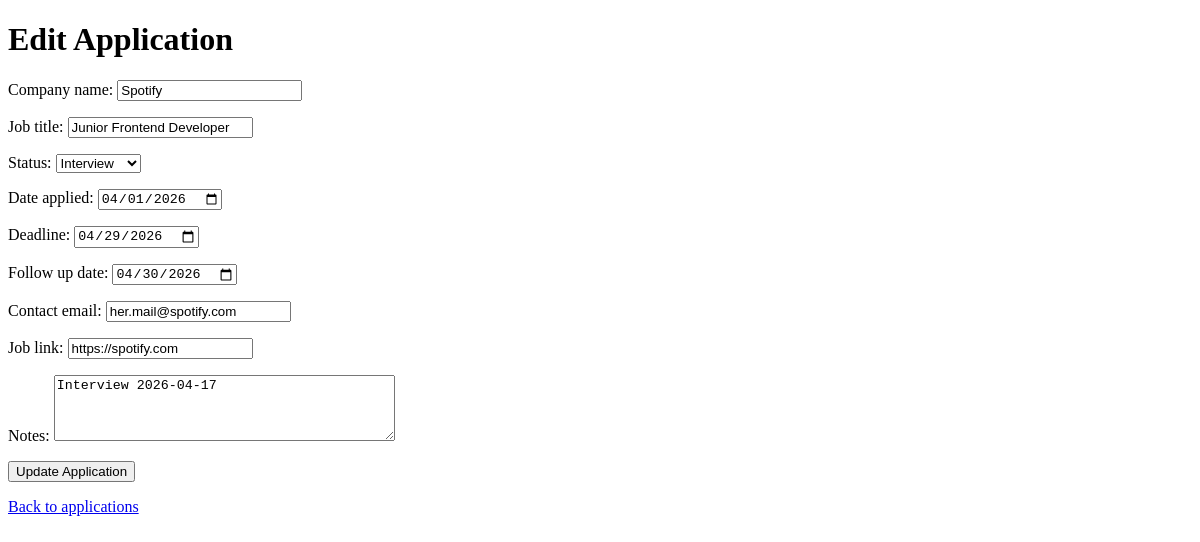
/edit/2/, run on an earlier commit of the app's database.
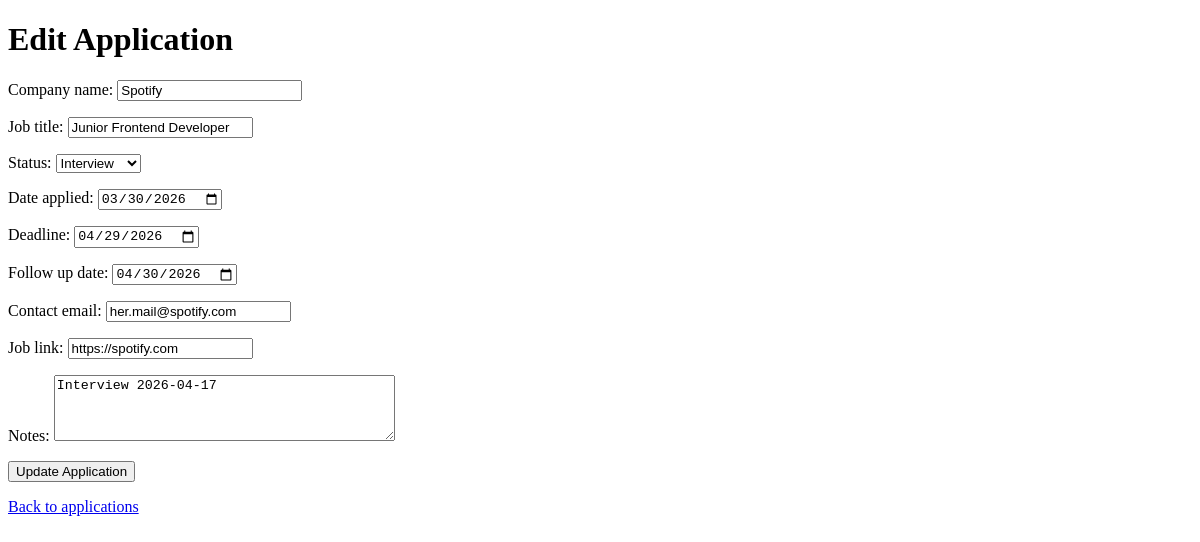
And on a later commit of the database.
### tracker/models.py (models this page shows, shortened)
class JobApplication(models.Model):
    STATUS_CHOICES = [
        ("applied", "Applied"),
        ("interview", "Interview"),
        ("offer", "Offer"),
        ("rejected", "Rejected"),
        ("withdrawn", "Withdrawn"),
    ]
    company_name = models.CharField(max_length=100)
    job_title = models.CharField(max_length=100)
    status = models.CharField(
        max_length=20,
        choices=STATUS_CHOICES,
        default="applied",
    )
    date_applied = models.DateField()
    deadline = models.DateField(blank=True, null=True)
    follow_up_date = models.DateField(blank=True, null=True)
    contact_email = models.EmailField(blank=True)
    job_link = models.URLField(blank=True)
    notes = models.TextField(blank=True)

### tracker/views.py (the view)
# urls.py: path("edit/<int:pk>/", views.edit_application, name="edit_application"),
def edit_application(request, pk):
    application = get_object_or_404(JobApplication, pk=pk)
    if request.method == "POST":
        form = JobApplicationForm(request.POST, instance=application)
        if form.is_valid():
            form.save()
            return redirect("application_list")
    else:
        form = JobApplicationForm(instance=application)
    return render(
        request,
        "tracker/edit_application.html",
        {"form": form, "application": application},
    )

### tracker/forms.py
class JobApplicationForm(forms.ModelForm):
    class Meta:
        model = JobApplication
        fields = [
            "company_name",
            "job_title",
            "status",
            "date_applied",
            "deadline",
            "follow_up_date",
            "contact_email",
            "job_link",
            "notes",
        ]
        widgets = {
            "date_applied": forms.DateInput(attrs={"type": "date"}),
            "deadline": forms.DateInput(attrs={"type": "date"}),
            "follow_up_date": forms.DateInput(attrs={"type": "date"}),
            "notes": forms.Textarea(attrs={"rows": 4}),
        }

### tracker/templates/tracker/edit_application.html
{% extends "tracker/base.html" %} {% block content %}
<h1>Edit Application</h1>
<form method="post">
  {% csrf_token %} {{ form.as_p }}
  <button type="submit">Update Application</button>
</form>
<p><a href="{% url 'application_list' %}">Back to applications</a></p>
{% endblock %}

What changed in the data, as far as the page shows it:
changed JobApplication "Spotify": date_applied "04/01/2026" → "03/30/2026"
